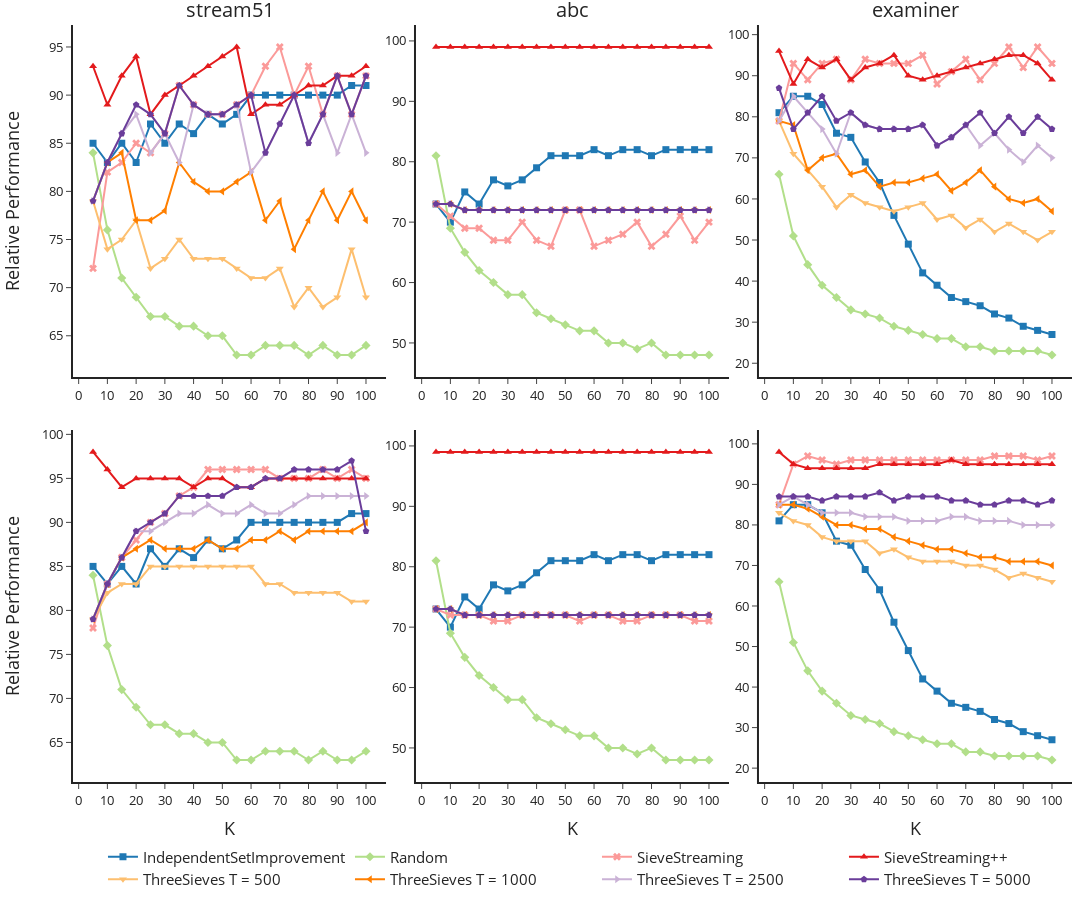

The notebook cell this image was saved under:
### Code cell
import numpy as np
import pandas as pd
import os
from plotly.subplots import make_subplots
import plotly.graph_objects as go
import plotly.express as px
import plotly.io as pio

# Take the same colors / markers from the previous plots
# Comment-out this code if there are no previous experiments
#colors = {}
#markers = {}
#for n, c, m in zip(natural_sort(dfs[0]["nice_name"].unique()), paired, raw_markers):
#    colors[n] = c
#    markers[n] = m 

datasets = ["stream51", "abc", "examiner"] 
dfs = []

for d in datasets:
    df = read_data(os.path.join("experiments", d, "results", "results.jsonl"))
    df["nice_name"] = df.apply(nice_name,axis=1)
    df["scores.relative_performance"] = df.apply(relative_performance,axis=1)
    df["scores.max_memory"] = df.apply(max_memory,axis=1)
    df["dataset"] = d
    dfs.append(df)

fig = make_subplots(rows=2, cols=3, subplot_titles=datasets, horizontal_spacing = 0.03, vertical_spacing = 0.07)
for i in fig['layout']['annotations']:
    i['font']['size'] = 20 

for i in range(3):
    for j in range(4):
        fig.update_yaxes(row = i, col = j, title_font = {"size": 18}, linewidth = 2, tickfont = {"size":13})
        fig.update_xaxes(row = i, col = j, title_font = {"size": 18}, linewidth = 2, tickfont = {"size":13})

queries = [
    "(method != \"Greedy\") &(sigma == {}) & (epsilon == 0.1 | epsilon != epsilon) & (T != T | T == 500 | T == 1000 | T == 2500 | T == 5000)".format(dfs[0]["sigma"].unique()[4]),
    "(method != \"Greedy\") &(sigma == {}) & (epsilon == 0.1 | epsilon != epsilon) & (T != T | T == 500 | T == 1000 | T == 2500 | T == 5000)".format(dfs[1]["sigma"].unique()[0]),
    "(method != \"Greedy\") &(sigma == {}) & (epsilon == 0.1 | epsilon != epsilon) & (T != T | T == 500 | T == 1000 | T == 2500 | T == 5000)".format(dfs[2]["sigma"].unique()[3])
]

for i, df in enumerate(dfs):
    dff = df.query(queries[i])
    for name in natural_sort(dff["nice_name"].unique()):
        df_method = dff.loc[ dff["nice_name"] == name]
        df_method = df_method.sort_values(by = ["K"])

        fig.add_trace(
            go.Scatter(x = df_method["K"], y = df_method["scores.relative_performance"], name = name, line = {"width":2}, mode='lines+markers', showlegend = i == 0, 
                marker=dict(color = colors[name], size=7, symbol=markers[name])
            ), row = 1, col = i + 1
        )

queries = [
    "(method != \"Greedy\") &(sigma == {}) & (epsilon == 0.01 | epsilon != epsilon) & (T != T | T == 500 | T == 1000 | T == 2500 | T == 5000)".format(dfs[0]["sigma"].unique()[4]),
    "(method != \"Greedy\") &(sigma == {}) & (epsilon == 0.01 | epsilon != epsilon) & (T != T | T == 500 | T == 1000 | T == 2500 | T == 5000)".format(dfs[1]["sigma"].unique()[0]),
    "(method != \"Greedy\") &(sigma == {}) & (epsilon == 0.01 | epsilon != epsilon) & (T != T | T == 500 | T == 1000 | T == 2500 | T == 5000)".format(dfs[2]["sigma"].unique()[3])
]

for i, df in enumerate(dfs):
    dff = df.query(queries[i])
    for name in natural_sort(dff["nice_name"].unique()):
        df_method = dff.loc[ dff["nice_name"] == name]
        df_method = df_method.sort_values(by = ["K"])
    
        fig.add_trace(
            go.Scatter(x = df_method["K"], y = df_method["scores.relative_performance"], name = name, line = {"width":2}, mode='lines+markers', showlegend = False, 
                marker=dict(color = colors[name], size=7, symbol=markers[name])
            ), row = 2, col = i + 1
        )

fig.update_yaxes(title_text="Relative Performance ε = 0.1", row=1, col=1, title_standoff = 25)
fig.update_yaxes(title_text="Relative Performance ε = 0.01", row=2, col=1, title_standoff = 25)
fig.update_xaxes(dtick = 10, row=1, col=1)
fig.update_xaxes(dtick = 10, row=1, col=2)
fig.update_xaxes(dtick = 10, row=1, col=3)

fig.update_xaxes(dtick = 10, title_text="K", row=2, col=1)
fig.update_xaxes(dtick = 10, title_text="K", row=2, col=2)
fig.update_xaxes(dtick = 10, title_text="K", row=2, col=3)

fig.update_layout(
    template="simple_white",
    legend=dict(orientation="h",yanchor="bottom",y=-0.15,xanchor="left",x=0.03,font={"size": 15}),
    margin={'l': 5, 'r': 20, 't': 25, 'b': 5},
    height=900, width=1100
)
fig.write_image("stream_all_over_K.pdf")
fig.show()

### Figure 1 — Plotly figure (JSON) as saved in the notebook; plotly's stock layout.template omitted (floating-point values rounded to 4 significant figures)
{"data": [{"line": {"width": 2}, "marker": {"color": "#1f78b4", "size": 7, "symbol": "square"}, "mode": "lines+markers", "name": "IndependentSetImprovement", "showlegend": true, "type": "scatter", "x": [5, 10, 15, 20, 25, 30, 35, 40, 45, 50, 55, 60, 65, 70, 75, 80, 85, 90, 95, 100], "xaxis": "x", "y": [85, 83, 85, 83, 87, 85, 87, 86, 88, 87, 88, 90, 90, 90, 90, 90, 90, 90, 91, 91], "yaxis": "y"}, {"line": {"width": 2}, "marker": {"color": "#b2df8a", "size": 7, "symbol": "diamond"}, "mode": "lines+markers", "name": "Random", "showlegend": true, "type": "scatter", "x": [5, 10, 15, 20, 25, 30, 35, 40, 45, 50, 55, 60, 65, 70, 75, 80, 85, 90, 95, 100], "xaxis": "x", "y": [84, 76, 71, 69, 67, 67, 66, 66, 65, 65, 63, 63, 64, 64, 64, 63, 64, 63, 63, 64], "yaxis": "y"}, {"line": {"width": 2}, "marker": {"color": "#fb9a99", "size": 7, "symbol": "x"}, "mode": "lines+markers", "name": "SieveStreaming", "showlegend": true, "type": "scatter", "x": [5, 10, 15, 20, 25, 30, 35, 40, 45, 50, 55, 60, 65, 70, 75, 80, 85, 90, 95, 100], "xaxis": "x", "y": [72, 82, 83, 85, 84, 86, 91, 89, 88, 88, 89, 90, 93, 95, 90, 93, 88, 92, 88, 92], "yaxis": "y"}, {"line": {"width": 2}, "marker": {"color": "#e31a1c", "size": 7, "symbol": "triangle-up"}, "mode": "lines+markers", "name": "SieveStreaming++", "showlegend": true, "type": "scatter", "x": [5, 10, 15, 20, 25, 30, 35, 40, 45, 50, 55, 60, 65, 70, 75, 80, 85, 90, 95, 100], "xaxis": "x", "y": [93, 89, 92, 94, 88, 90, 91, 92, 93, 94, 95, 88, 89, 89, 90, 91, 91, 92, 92, 93], "yaxis": "y"}, {"line": {"width": 2}, "marker": {"color": "#fdbf6f", "size": 7, "symbol": "triangle-down"}, "mode": "lines+markers", "name": "ThreeSieves T = 500", "showlegend": true, "type": "scatter", "x": [5, 10, 15, 20, 25, 30, 35, 40, 45, 50, 55, 60, 65, 70, 75, 80, 85, 90, 95, 100], "xaxis": "x", "y": [79, 74, 75, 77, 72, 73, 75, 73, 73, 73, 72, 71, 71, 72, 68, 70, 68, 69, 74, 69], "yaxis": "y"}, {"line": {"width": 2}, "marker": {"color": "#ff7f00", "size": 7, "symbol": "triangle-left"}, "mode": "lines+markers", "name": "ThreeSieves T = 1000", "showlegend": true, "type": "scatter", "x": [5, 10, 15, 20, 25, 30, 35, 40, 45, 50, 55, 60, 65, 70, 75, 80, 85, 90, 95, 100], "xaxis": "x", "y": [79, 83, 84, 77, 77, 78, 83, 81, 80, 80, 81, 82, 77, 79, 74, 77, 80, 77, 80, 77], "yaxis": "y"}, {"line": {"width": 2}, "marker": {"color": "#cab2d6", "size": 7, "symbol": "triangle-right"}, "mode": "lines+markers", "name": "ThreeSieves T = 2500", "showlegend": true, "type": "scatter", "x": [5, 10, 15, 20, 25, 30, 35, 40, 45, 50, 55, 60, 65, 70, 75, 80, 85, 90, 95, 100], "xaxis": "x", "y": [79, 83, 86, 88, 84, 86, 83, 89, 88, 88, 89, 82, 84, 87, 90, 85, 88, 84, 88, 84], "yaxis": "y"}, {"line": {"width": 2}, "marker": {"color": "#6a3d9a", "size": 7, "symbol": "pentagon"}, "mode": "lines+markers", "name": "ThreeSieves T = 5000", "showlegend": true, "type": "scatter", "x": [5, 10, 15, 20, 25, 30, 35, 40, 45, 50, 55, 60, 65, 70, 75, 80, 85, 90, 95, 100], "xaxis": "x", "y": [79, 83, 86, 89, 88, 86, 91, 89, 88, 88, 89, 90, 84, 87, 90, 85, 88, 92, 88, 92], "yaxis": "y"}, {"line": {"width": 2}, "marker": {"color": "#1f78b4", "size": 7, "symbol": "square"}, "mode": "lines+markers", "name": "IndependentSetImprovement", "showlegend": false, "type": "scatter", "x": [5, 10, 15, 20, 25, 30, 35, 40, 45, 50, 55, 60, 65, 70, 75, 80, 85, 90, 95, 100], "xaxis": "x2", "y": [73, 70, 75, 73, 77, 76, 77, 79, 81, 81, 81, 82, 81, 82, 82, 81, 82, 82, 82, 82], "yaxis": "y2"}, {"line": {"width": 2}, "marker": {"color": "#b2df8a", "size": 7, "symbol": "diamond"}, "mode": "lines+markers", "name": "Random", "showlegend": false, "type": "scatter", "x": [5, 10, 15, 20, 25, 30, 35, 40, 45, 50, 55, 60, 65, 70, 75, 80, 85, 90, 95, 100], "xaxis": "x2", "y": [81, 69, 65, 62, 60, 58, 58, 55, 54, 53, 52, 52, 50, 50, 49, 50, 48, 48, 48, 48], "yaxis": "y2"}, {"line": {"width": 2}, "marker": {"color": "#fb9a99", "size": 7, "symbol": "x"}, "mode": "lines+markers", "name": "SieveStreaming", "showlegend": false, "type": "scatter", "x": [5, 10, 15, 20, 25, 30, 35, 40, 45, 50, 55, 60, 65, 70, 75, 80, 85, 90, 95, 100], "xaxis": "x2", "y": [73, 71, 69, 69, 67, 67, 70, 67, 66, 72, 72, 66, 67, 68, 70, 66, 68, 71, 67, 70], "yaxis": "y2"}, {"line": {"width": 2}, "marker": {"color": "#e31a1c", "size": 7, "symbol": "triangle-up"}, "mode": "lines+markers", "name": "SieveStreaming++", "showlegend": false, "type": "scatter", "x": [5, 10, 15, 20, 25, 30, 35, 40, 45, 50, 55, 60, 65, 70, 75, 80, 85, 90, 95, 100], "xaxis": "x2", "y": [99, 99, 99, 99, 99, 99, 99, 99, 99, 99, 99, 99, 99, 99, 99, 99, 99, 99, 99, 99], "yaxis": "y2"}, {"line": {"width": 2}, "marker": {"color": "#fdbf6f", "size": 7, "symbol": "triangle-down"}, "mode": "lines+markers", "name": "ThreeSieves T = 500", "showlegend": false, "type": "scatter", "x": [5, 10, 15, 20, 25, 30, 35, 40, 45, 50, 55, 60, 65, 70, 75, 80, 85, 90, 95, 100], "xaxis": "x2", "y": [73, 73, 72, 72, 72, 72, 72, 72, 72, 72, 72, 72, 72, 72, 72, 72, 72, 72, 72, 72], "yaxis": "y2"}, {"line": {"width": 2}, "marker": {"color": "#ff7f00", "size": 7, "symbol": "triangle-left"}, "mode": "lines+markers", "name": "ThreeSieves T = 1000", "showlegend": false, "type": "scatter", "x": [5, 10, 15, 20, 25, 30, 35, 40, 45, 50, 55, 60, 65, 70, 75, 80, 85, 90, 95, 100], "xaxis": "x2", "y": [73, 73, 72, 72, 72, 72, 72, 72, 72, 72, 72, 72, 72, 72, 72, 72, 72, 72, 72, 72], "yaxis": "y2"}, {"line": {"width": 2}, "marker": {"color": "#cab2d6", "size": 7, "symbol": "triangle-right"}, "mode": "lines+markers", "name": "ThreeSieves T = 2500", "showlegend": false, "type": "scatter", "x": [5, 10, 15, 20, 25, 30, 35, 40, 45, 50, 55, 60, 65, 70, 75, 80, 85, 90, 95, 100], "xaxis": "x2", "y": [73, 73, 72, 72, 72, 72, 72, 72, 72, 72, 72, 72, 72, 72, 72, 72, 72, 72, 72, 72], "yaxis": "y2"}, {"line": {"width": 2}, "marker": {"color": "#6a3d9a", "size": 7, "symbol": "pentagon"}, "mode": "lines+markers", "name": "ThreeSieves T = 5000", "showlegend": false, "type": "scatter", "x": [5, 10, 15, 20, 25, 30, 35, 40, 45, 50, 55, 60, 65, 70, 75, 80, 85, 90, 95, 100], "xaxis": "x2", "y": [73, 73, 72, 72, 72, 72, 72, 72, 72, 72, 72, 72, 72, 72, 72, 72, 72, 72, 72, 72], "yaxis": "y2"}, {"line": {"width": 2}, "marker": {"color": "#1f78b4", "size": 7, "symbol": "square"}, "mode": "lines+markers", "name": "IndependentSetImprovement", "showlegend": false, "type": "scatter", "x": [5, 10, 15, 20, 25, 30, 35, 40, 45, 50, 55, 60, 65, 70, 75, 80, 85, 90, 95, 100], "xaxis": "x3", "y": [81, 85, 85, 83, 76, 75, 69, 64, 56, 49, 42, 39, 36, 35, 34, 32, 31, 29, 28, 27], "yaxis": "y3"}, {"line": {"width": 2}, "marker": {"color": "#b2df8a", "size": 7, "symbol": "diamond"}, "mode": "lines+markers", "name": "Random", "showlegend": false, "type": "scatter", "x": [5, 10, 15, 20, 25, 30, 35, 40, 45, 50, 55, 60, 65, 70, 75, 80, 85, 90, 95, 100], "xaxis": "x3", "y": [66, 51, 44, 39, 36, 33, 32, 31, 29, 28, 27, 26, 26, 24, 24, 23, 23, 23, 23, 22], "yaxis": "y3"}, {"line": {"width": 2}, "marker": {"color": "#fb9a99", "size": 7, "symbol": "x"}, "mode": "lines+markers", "name": "SieveStreaming", "showlegend": false, "type": "scatter", "x": [5, 10, 15, 20, 25, 30, 35, 40, 45, 50, 55, 60, 65, 70, 75, 80, 85, 90, 95, 100], "xaxis": "x3", "y": [79, 93, 89, 93, 94, 89, 94, 93, 93, 93, 95, 88, 91, 94, 89, 93, 97, 92, 97, 93], "yaxis": "y3"}, {"line": {"width": 2}, "marker": {"color": "#e31a1c", "size": 7, "symbol": "triangle-up"}, "mode": "lines+markers", "name": "SieveStreaming++", "showlegend": false, "type": "scatter", "x": [5, 10, 15, 20, 25, 30, 35, 40, 45, 50, 55, 60, 65, 70, 75, 80, 85, 90, 95, 100], "xaxis": "x3", "y": [96, 88, 94, 92, 94, 89, 92, 93, 95, 90, 89, 90, 91, 92, 93, 94, 95, 95, 93, 89], "yaxis": "y3"}, {"line": {"width": 2}, "marker": {"color": "#fdbf6f", "size": 7, "symbol": "triangle-down"}, "mode": "lines+markers", "name": "ThreeSieves T = 500", "showlegend": false, "type": "scatter", "x": [5, 10, 15, 20, 25, 30, 35, 40, 45, 50, 55, 60, 65, 70, 75, 80, 85, 90, 95, 100], "xaxis": "x3", "y": [79, 71, 67, 63, 58, 61, 59, 58, 57, 58, 59, 55, 56, 53, 55, 52, 54, 52, 50, 52], "yaxis": "y3"}, {"line": {"width": 2}, "marker": {"color": "#ff7f00", "size": 7, "symbol": "triangle-left"}, "mode": "lines+markers", "name": "ThreeSieves T = 1000", "showlegend": false, "type": "scatter", "x": [5, 10, 15, 20, 25, 30, 35, 40, 45, 50, 55, 60, 65, 70, 75, 80, 85, 90, 95, 100], "xaxis": "x3", "y": [79, 78, 67, 70, 71, 66, 67, 63, 64, 64, 65, 66, 62, 64, 67, 63, 60, 59, 60, 57], "yaxis": "y3"}, {"line": {"width": 2}, "marker": {"color": "#cab2d6", "size": 7, "symbol": "triangle-right"}, "mode": "lines+markers", "name": "ThreeSieves T = 2500", "showlegend": false, "type": "scatter", "x": [5, 10, 15, 20, 25, 30, 35, 40, 45, 50, 55, 60, 65, 70, 75, 80, 85, 90, 95, 100], "xaxis": "x3", "y": [79, 85, 81, 77, 71, 81, 78, 77, 77, 77, 78, 73, 75, 78, 73, 76, 72, 69, 73, 70], "yaxis": "y3"}, {"line": {"width": 2}, "marker": {"color": "#6a3d9a", "size": 7, "symbol": "pentagon"}, "mode": "lines+markers", "name": "ThreeSieves T = 5000", "showlegend": false, "type": "scatter", "x": [5, 10, 15, 20, 25, 30, 35, 40, 45, 50, 55, 60, 65, 70, 75, 80, 85, 90, 95, 100], "xaxis": "x3", "y": [87, 77, 81, 85, 79, 81, 78, 77, 77, 77, 78, 73, 75, 78, 81, 76, 80, 76, 80, 77], "yaxis": "y3"}, {"line": {"width": 2}, "marker": {"color": "#1f78b4", "size": 7, "symbol": "square"}, "mode": "lines+markers", "name": "IndependentSetImprovement", "showlegend": false, "type": "scatter", "x": [5, 10, 15, 20, 25, 30, 35, 40, 45, 50, 55, 60, 65, 70, 75, 80, 85, 90, 95, 100], "xaxis": "x4", "y": [85, 83, 85, 83, 87, 85, 87, 86, 88, 87, 88, 90, 90, 90, 90, 90, 90, 90, 91, 91], "yaxis": "y4"}, {"line": {"width": 2}, "marker": {"color": "#b2df8a", "size": 7, "symbol": "diamond"}, "mode": "lines+markers", "name": "Random", "showlegend": false, "type": "scatter", "x": [5, 10, 15, 20, 25, 30, 35, 40, 45, 50, 55, 60, 65, 70, 75, 80, 85, 90, 95, 100], "xaxis": "x4", "y": [84, 76, 71, 69, 67, 67, 66, 66, 65, 65, 63, 63, 64, 64, 64, 63, 64, 63, 63, 64], "yaxis": "y4"}, {"line": {"width": 2}, "marker": {"color": "#fb9a99", "size": 7, "symbol": "x"}, "mode": "lines+markers", "name": "SieveStreaming", "showlegend": false, "type": "scatter", "x": [5, 10, 15, 20, 25, 30, 35, 40, 45, 50, 55, 60, 65, 70, 75, 80, 85, 90, 95, 100], "xaxis": "x4", "y": [78, 83, 86, 88, 90, 91, 93, 94, 96, 96, 96, 96, 96, 95, 95, 95, 96, 95, 96, 95], "yaxis": "y4"}, {"line": {"width": 2}, "marker": {"color": "#e31a1c", "size": 7, "symbol": "triangle-up"}, "mode": "lines+markers", "name": "SieveStreaming++", "showlegend": false, "type": "scatter", "x": [5, 10, 15, 20, 25, 30, 35, 40, 45, 50, 55, 60, 65, 70, 75, 80, 85, 90, 95, 100], "xaxis": "x4", "y": [98, 96, 94, 95, 95, 95, 95, 94, 95, 95, 94, 94, 95, 95, 95, 95, 95, 95, 95, 95], "yaxis": "y4"}, {"line": {"width": 2}, "marker": {"color": "#fdbf6f", "size": 7, "symbol": "triangle-down"}, "mode": "lines+markers", "name": "ThreeSieves T = 500", "showlegend": false, "type": "scatter", "x": [5, 10, 15, 20, 25, 30, 35, 40, 45, 50, 55, 60, 65, 70, 75, 80, 85, 90, 95, 100], "xaxis": "x4", "y": [79, 82, 83, 83, 85, 85, 85, 85, 85, 85, 85, 85, 83, 83, 82, 82, 82, 82, 81, 81], "yaxis": "y4"}, {"line": {"width": 2}, "marker": {"color": "#ff7f00", "size": 7, "symbol": "triangle-left"}, "mode": "lines+markers", "name": "ThreeSieves T = 1000", "showlegend": false, "type": "scatter", "x": [5, 10, 15, 20, 25, 30, 35, 40, 45, 50, 55, 60, 65, 70, 75, 80, 85, 90, 95, 100], "xaxis": "x4", "y": [79, 83, 86, 87, 88, 87, 87, 87, 88, 87, 87, 88, 88, 89, 88, 89, 89, 89, 89, 90], "yaxis": "y4"}, {"line": {"width": 2}, "marker": {"color": "#cab2d6", "size": 7, "symbol": "triangle-right"}, "mode": "lines+markers", "name": "ThreeSieves T = 2500", "showlegend": false, "type": "scatter", "x": [5, 10, 15, 20, 25, 30, 35, 40, 45, 50, 55, 60, 65, 70, 75, 80, 85, 90, 95, 100], "xaxis": "x4", "y": [79, 83, 86, 89, 89, 90, 91, 91, 92, 91, 91, 92, 91, 91, 92, 93, 93, 93, 93, 93], "yaxis": "y4"}, {"line": {"width": 2}, "marker": {"color": "#6a3d9a", "size": 7, "symbol": "pentagon"}, "mode": "lines+markers", "name": "ThreeSieves T = 5000", "showlegend": false, "type": "scatter", "x": [5, 10, 15, 20, 25, 30, 35, 40, 45, 50, 55, 60, 65, 70, 75, 80, 85, 90, 95, 100], "xaxis": "x4", "y": [79, 83, 86, 89, 90, 91, 93, 93, 93, 93, 94, 94, 95, 95, 96, 96, 96, 96, 97, 89], "yaxis": "y4"}, {"line": {"width": 2}, "marker": {"color": "#1f78b4", "size": 7, "symbol": "square"}, "mode": "lines+markers", "name": "IndependentSetImprovement", "showlegend": false, "type": "scatter", "x": [5, 10, 15, 20, 25, 30, 35, 40, 45, 50, 55, 60, 65, 70, 75, 80, 85, 90, 95, 100], "xaxis": "x5", "y": [73, 70, 75, 73, 77, 76, 77, 79, 81, 81, 81, 82, 81, 82, 82, 81, 82, 82, 82, 82], "yaxis": "y5"}, {"line": {"width": 2}, "marker": {"color": "#b2df8a", "size": 7, "symbol": "diamond"}, "mode": "lines+markers", "name": "Random", "showlegend": false, "type": "scatter", "x": [5, 10, 15, 20, 25, 30, 35, 40, 45, 50, 55, 60, 65, 70, 75, 80, 85, 90, 95, 100], "xaxis": "x5", "y": [81, 69, 65, 62, 60, 58, 58, 55, 54, 53, 52, 52, 50, 50, 49, 50, 48, 48, 48, 48], "yaxis": "y5"}, {"line": {"width": 2}, "marker": {"color": "#fb9a99", "size": 7, "symbol": "x"}, "mode": "lines+markers", "name": "SieveStreaming", "showlegend": false, "type": "scatter", "x": [5, 10, 15, 20, 25, 30, 35, 40, 45, 50, 55, 60, 65, 70, 75, 80, 85, 90, 95, 100], "xaxis": "x5", "y": [73, 72, 72, 72, 71, 71, 72, 72, 72, 72, 71, 72, 72, 71, 71, 72, 72, 72, 71, 71], "yaxis": "y5"}, {"line": {"width": 2}, "marker": {"color": "#e31a1c", "size": 7, "symbol": "triangle-up"}, "mode": "lines+markers", "name": "SieveStreaming++", "showlegend": false, "type": "scatter", "x": [5, 10, 15, 20, 25, 30, 35, 40, 45, 50, 55, 60, 65, 70, 75, 80, 85, 90, 95, 100], "xaxis": "x5", "y": [99, 99, 99, 99, 99, 99, 99, 99, 99, 99, 99, 99, 99, 99, 99, 99, 99, 99, 99, 99], "yaxis": "y5"}, {"line": {"width": 2}, "marker": {"color": "#fdbf6f", "size": 7, "symbol": "triangle-down"}, "mode": "lines+markers", "name": "ThreeSieves T = 500", "showlegend": false, "type": "scatter", "x": [5, 10, 15, 20, 25, 30, 35, 40, 45, 50, 55, 60, 65, 70, 75, 80, 85, 90, 95, 100], "xaxis": "x5", "y": [73, 73, 72, 72, 72, 72, 72, 72, 72, 72, 72, 72, 72, 72, 72, 72, 72, 72, 72, 72], "yaxis": "y5"}, {"line": {"width": 2}, "marker": {"color": "#ff7f00", "size": 7, "symbol": "triangle-left"}, "mode": "lines+markers", "name": "ThreeSieves T = 1000", "showlegend": false, "type": "scatter", "x": [5, 10, 15, 20, 25, 30, 35, 40, 45, 50, 55, 60, 65, 70, 75, 80, 85, 90, 95, 100], "xaxis": "x5", "y": [73, 73, 72, 72, 72, 72, 72, 72, 72, 72, 72, 72, 72, 72, 72, 72, 72, 72, 72, 72], "yaxis": "y5"}, {"line": {"width": 2}, "marker": {"color": "#cab2d6", "size": 7, "symbol": "triangle-right"}, "mode": "lines+markers", "name": "ThreeSieves T = 2500", "showlegend": false, "type": "scatter", "x": [5, 10, 15, 20, 25, 30, 35, 40, 45, 50, 55, 60, 65, 70, 75, 80, 85, 90, 95, 100], "xaxis": "x5", "y": [73, 73, 72, 72, 72, 72, 72, 72, 72, 72, 72, 72, 72, 72, 72, 72, 72, 72, 72, 72], "yaxis": "y5"}, {"line": {"width": 2}, "marker": {"color": "#6a3d9a", "size": 7, "symbol": "pentagon"}, "mode": "lines+markers", "name": "ThreeSieves T = 5000", "showlegend": false, "type": "scatter", "x": [5, 10, 15, 20, 25, 30, 35, 40, 45, 50, 55, 60, 65, 70, 75, 80, 85, 90, 95, 100], "xaxis": "x5", "y": [73, 73, 72, 72, 72, 72, 72, 72, 72, 72, 72, 72, 72, 72, 72, 72, 72, 72, 72, 72], "yaxis": "y5"}, {"line": {"width": 2}, "marker": {"color": "#1f78b4", "size": 7, "symbol": "square"}, "mode": "lines+markers", "name": "IndependentSetImprovement", "showlegend": false, "type": "scatter", "x": [5, 10, 15, 20, 25, 30, 35, 40, 45, 50, 55, 60, 65, 70, 75, 80, 85, 90, 95, 100], "xaxis": "x6", "y": [81, 85, 85, 83, 76, 75, 69, 64, 56, 49, 42, 39, 36, 35, 34, 32, 31, 29, 28, 27], "yaxis": "y6"}, {"line": {"width": 2}, "marker": {"color": "#b2df8a", "size": 7, "symbol": "diamond"}, "mode": "lines+markers", "name": "Random", "showlegend": false, "type": "scatter", "x": [5, 10, 15, 20, 25, 30, 35, 40, 45, 50, 55, 60, 65, 70, 75, 80, 85, 90, 95, 100], "xaxis": "x6", "y": [66, 51, 44, 39, 36, 33, 32, 31, 29, 28, 27, 26, 26, 24, 24, 23, 23, 23, 23, 22], "yaxis": "y6"}, {"line": {"width": 2}, "marker": {"color": "#fb9a99", "size": 7, "symbol": "x"}, "mode": "lines+markers", "name": "SieveStreaming", "showlegend": false, "type": "scatter", "x": [5, 10, 15, 20, 25, 30, 35, 40, 45, 50, 55, 60, 65, 70, 75, 80, 85, 90, 95, 100], "xaxis": "x6", "y": [85, 95, 97, 96, 95, 96, 96, 96, 96, 96, 96, 96, 96, 96, 96, 97, 97, 97, 96, 97], "yaxis": "y6"}, {"line": {"width": 2}, "marker": {"color": "#e31a1c", "size": 7, "symbol": "triangle-up"}, "mode": "lines+markers", "name": "SieveStreaming++", "showlegend": false, "type": "scatter", "x": [5, 10, 15, 20, 25, 30, 35, 40, 45, 50, 55, 60, 65, 70, 75, 80, 85, 90, 95, 100], "xaxis": "x6", "y": [98, 95, 94, 94, 94, 94, 94, 95, 95, 95, 95, 95, 96, 95, 95, 95, 95, 95, 95, 95], "yaxis": "y6"}, {"line": {"width": 2}, "marker": {"color": "#fdbf6f", "size": 7, "symbol": "triangle-down"}, "mode": "lines+markers", "name": "ThreeSieves T = 500", "showlegend": false, "type": "scatter", "x": [5, 10, 15, 20, 25, 30, 35, 40, 45, 50, 55, 60, 65, 70, 75, 80, 85, 90, 95, 100], "xaxis": "x6", "y": [83, 81, 80, 77, 76, 76, 76, 73, 74, 72, 71, 71, 71, 70, 70, 69, 67, 68, 67, 66], "yaxis": "y6"}, {"line": {"width": 2}, "marker": {"color": "#ff7f00", "size": 7, "symbol": "triangle-left"}, "mode": "lines+markers", "name": "ThreeSieves T = 1000", "showlegend": false, "type": "scatter", "x": [5, 10, 15, 20, 25, 30, 35, 40, 45, 50, 55, 60, 65, 70, 75, 80, 85, 90, 95, 100], "xaxis": "x6", "y": [85, 85, 84, 82, 80, 80, 79, 79, 77, 76, 75, 74, 74, 73, 72, 72, 71, 71, 71, 70], "yaxis": "y6"}, {"line": {"width": 2}, "marker": {"color": "#cab2d6", "size": 7, "symbol": "triangle-right"}, "mode": "lines+markers", "name": "ThreeSieves T = 2500", "showlegend": false, "type": "scatter", "x": [5, 10, 15, 20, 25, 30, 35, 40, 45, 50, 55, 60, 65, 70, 75, 80, 85, 90, 95, 100], "xaxis": "x6", "y": [85, 87, 85, 83, 83, 83, 82, 82, 82, 81, 81, 81, 82, 82, 81, 81, 81, 80, 80, 80], "yaxis": "y6"}, {"line": {"width": 2}, "marker": {"color": "#6a3d9a", "size": 7, "symbol": "pentagon"}, "mode": "lines+markers", "name": "ThreeSieves T = 5000", "showlegend": false, "type": "scatter", "x": [5, 10, 15, 20, 25, 30, 35, 40, 45, 50, 55, 60, 65, 70, 75, 80, 85, 90, 95, 100], "xaxis": "x6", "y": [87, 87, 87, 86, 87, 87, 87, 88, 86, 87, 87, 87, 86, 86, 85, 85, 86, 86, 85, 86], "yaxis": "y6"}], "layout": {"annotations": [{"font": {"size": 20}, "showarrow": false, "text": "stream51", "x": 0.1567, "xanchor": "center", "xref": "paper", "y": 1.0, "yanchor": "bottom", "yref": "paper"}, {"font": {"size": 20}, "showarrow": false, "text": "abc", "x": 0.5, "xanchor": "center", "xref": "paper", "y": 1.0, "yanchor": "bottom", "yref": "paper"}, {"font": {"size": 20}, "showarrow": false, "text": "examiner", "x": 0.8433, "xanchor": "center", "xref": "paper", "y": 1.0, "yanchor": "bottom", "yref": "paper"}], "height": 900, "legend": {"font": {"size": 15}, "orientation": "h", "x": 0.03, "xanchor": "left", "y": -0.15, "yanchor": "bottom"}, "margin": {"b": 5, "l": 5, "r": 20, "t": 25}, "width": 1100, "xaxis": {"anchor": "y", "domain": [0, 0.3133], "dtick": 10, "linewidth": 2, "tickfont": {"size": 13}, "title": {"font": {"size": 18}}}, "xaxis2": {"anchor": "y2", "domain": [0.3433, 0.6567], "dtick": 10, "linewidth": 2, "tickfont": {"size": 13}, "title": {"font": {"size": 18}}}, "xaxis3": {"anchor": "y3", "domain": [0.6867, 1.0], "dtick": 10, "linewidth": 2, "tickfont": {"size": 13}, "title": {"font": {"size": 18}}}, "xaxis4": {"anchor": "y4", "domain": [0, 0.3133], "dtick": 10, "linewidth": 2, "tickfont": {"size": 13}, "title": {"font": {"size": 18}, "text": "K"}}, "xaxis5": {"anchor": "y5", "domain": [0.3433, 0.6567], "dtick": 10, "linewidth": 2, "tickfont": {"size": 13}, "title": {"font": {"size": 18}, "text": "K"}}, "xaxis6": {"anchor": "y6", "domain": [0.6867, 1.0], "dtick": 10, "linewidth": 2, "tickfont": {"size": 13}, "title": {"font": {"size": 18}, "text": "K"}}, "yaxis": {"anchor": "x", "domain": [0.535, 1.0], "linewidth": 2, "tickfont": {"size": 13}, "title": {"font": {"size": 18}, "standoff": 25, "text": "Relative Performance"}}, "yaxis2": {"anchor": "x2", "domain": [0.535, 1.0], "linewidth": 2, "tickfont": {"size": 13}, "title": {"font": {"size": 18}}}, "yaxis3": {"anchor": "x3", "domain": [0.535, 1.0], "linewidth": 2, "tickfont": {"size": 13}, "title": {"font": {"size": 18}}}, "yaxis4": {"anchor": "x4", "domain": [0, 0.465], "linewidth": 2, "tickfont": {"size": 13}, "title": {"font": {"size": 18}, "standoff": 25, "text": "Relative Performance"}}, "yaxis5": {"anchor": "x5", "domain": [0, 0.465], "linewidth": 2, "tickfont": {"size": 13}, "title": {"font": {"size": 18}}}, "yaxis6": {"anchor": "x6", "domain": [0, 0.465], "linewidth": 2, "tickfont": {"size": 13}, "title": {"font": {"size": 18}}}}}
